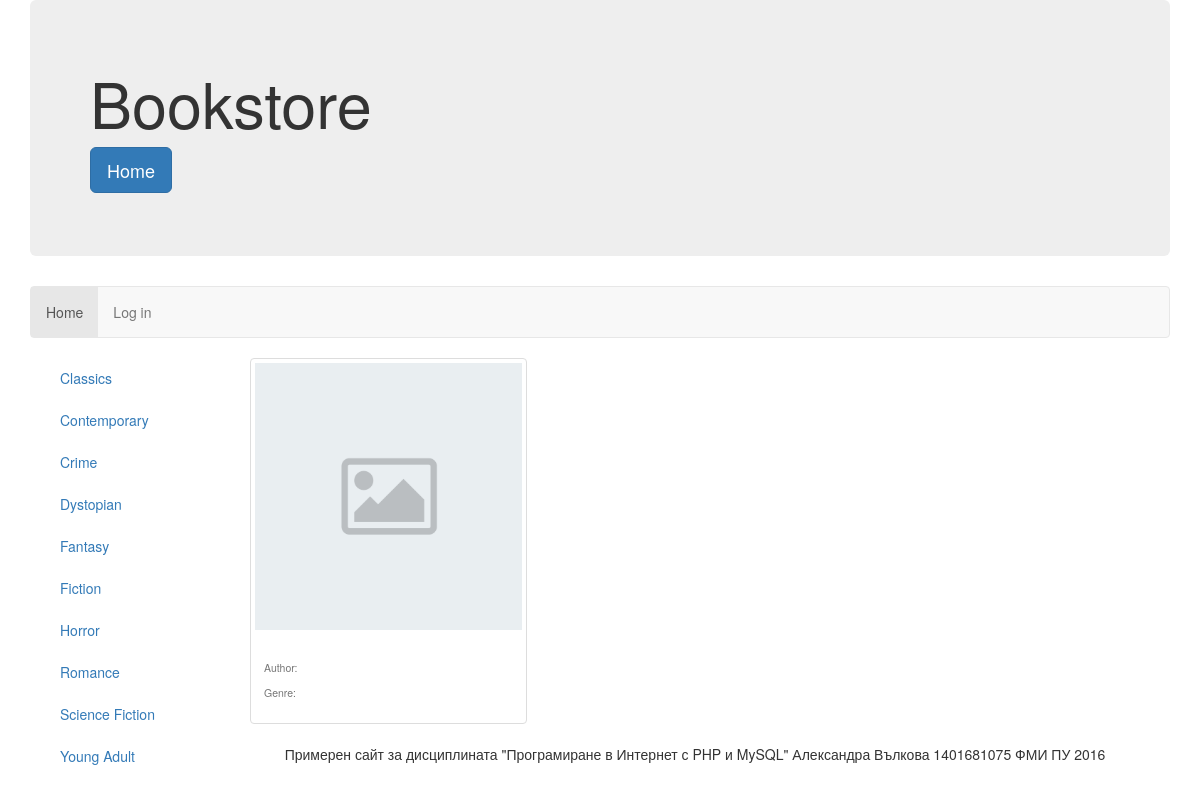
Screenshot of /book.php with the database file from the repository.
### tables this page shows
CREATE TABLE IF NOT EXISTS `genres` (
  `id` int(10) unsigned NOT NULL AUTO_INCREMENT,
  `name` varchar(30) NOT NULL,
  PRIMARY KEY (`id`),
  UNIQUE KEY `name` (`name`)
);

### views/aside.php (the view)
<aside class="col-md-2">
    <ul class="nav nav-pills nav-stacked">
        <?php $result = $mysqli->query('SELECT * FROM genres');
            while ($row = $result->fetch_assoc()) {
            echo
            '<li>
                <a href="books.php?genre='.$row["id"].'">'.$row["name"].'</a>
            </li>';
            } ?>
    </ul>
</aside>

### rows the page displays
genres: name "Classics"
genres: name "Contemporary"
genres: name "Crime"
genres: name "Dystopian"
genres: name "Fantasy"
genres: name "Fiction"
genres: name "Horror"
genres: name "Romance"
genres: name "Science Fiction"
genres: name "Young Adult"
